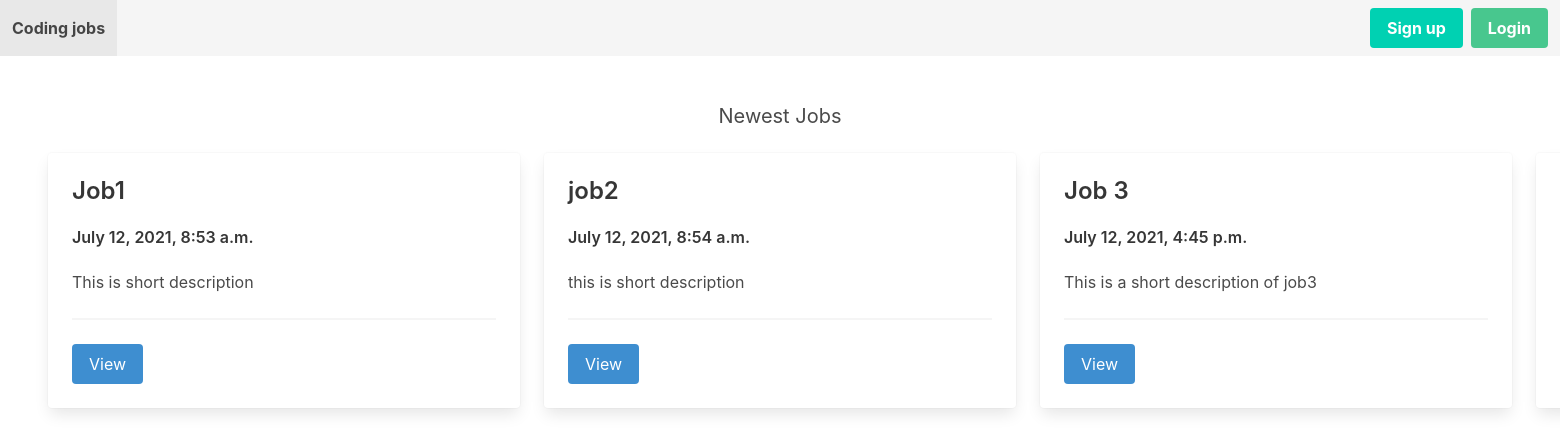
The page / on the database its author committed.
### job/models.py (models this page shows, shortened)
class Job(models.Model):
    title = models.CharField(max_length=100)
    short_description = models.TextField()
    long_description = models.TextField(blank=True, null=True)
    created_by = models.ForeignKey(User, related_name='jobs', on_delete=models.CASCADE)
    created_at = models.DateTimeField(auto_now_add=True)
    changed_at = models.DateTimeField(auto_now=True)

### core/views.py (the view)
# urls.py: path('', front_page, name='front_page'),
def front_page(request):
    jobs = Job.objects.all()
    return render(request, 'core/frontpage.html', {'jobs': jobs})

### templates/core/frontpage.html (shortened to what this page needs)
{% extends 'core/base.html' %}
{% block content %}
    <h2 class="subtitle has-text-centered">Newest Jobs</h2>
    <div class="columns">
        {% for job in jobs %}
            <div class="column is-4">
                <div class="card">
                    <div class="card-content">
                        <div class="media">
                            <div class="media-content">
                                <p class="title is-4">{{ job.title }}</p>
                                <p class="title is-6">{{ job.created_at }}</p>
                            </div>
                        </div>
                        <div class="content">
                            {{ job.short_description }}
                            <hr>
                            <a class="button is-info" href="{% url 'job_detail' job.id %}">View</a>
                        </div>
                    </div>
                </div>
            </div>
        {% endfor %}
    </div>
{% endblock content%}

### templates/core/base.html (shortened to what this page needs)
<!DOCTYPE html>
<html lang="en">
    <head>
        <link rel="stylesheet" href="https://cdn.jsdelivr.net/npm/bulma@0.9.0/css/bulma.min.css">
    </head>
    <body>
        <nav class="navbar is-light">
            <div class="navbar-brand">
                <a href="{% url 'front_page' %}" class="navbar-item">
                    <strong>Coding jobs</strong>
                </a>
            </div>
            <div class="navbar-menu">
                <div class="navbar-end">
                    <div class="navbar-item">
                        <div class="buttons">
                            {% if request.user.is_authenticated %}
                                <a href="{% url 'log_out' %}" class="button is-danger">
                                  <strong>Logout</strong>
                                </a>
                            {% else %}
                                <a href="{% url 'sign_up' %}" class="button is-primary">
                                    <strong>Sign up</strong>
                                </a>
                                <a href="{% url 'login' %}" class="button is-success">
                                    <strong>Login</strong>
                                </a>
                            {% endif %}
                        </div>
                    </div>
                </div>
            </div>
        </nav>
        <section class="section">
            {% block content %}
            {% endblock content %}
        </section>
    </body>
</html>

### rows shown on the page
Job: title "Job1", created_at "July 12, 2021, 8:53 a.m.", short_description "This is short description"
Job: title "job2", created_at "July 12, 2021, 8:54 a.m.", short_description "this is short description"
Job: title "Job 3", created_at "July 12, 2021, 4:45 p.m.", short_description "This is a short description of job3"
